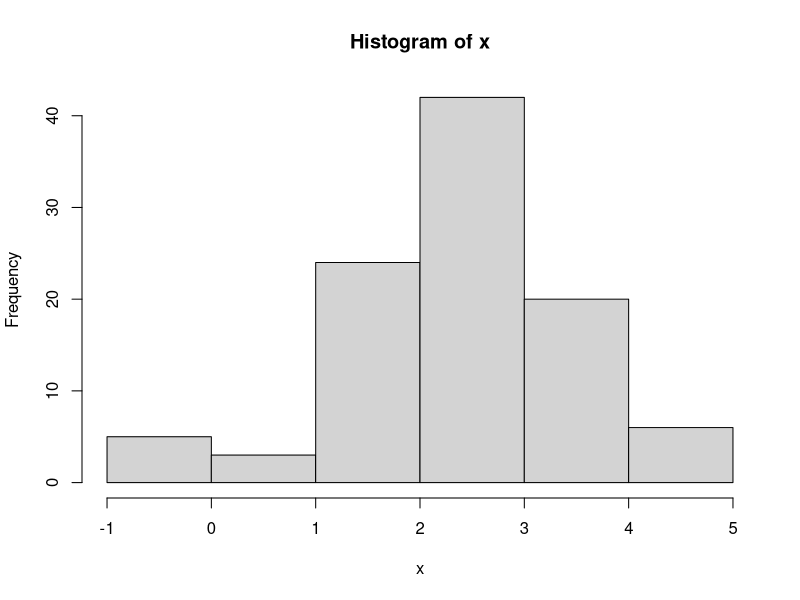
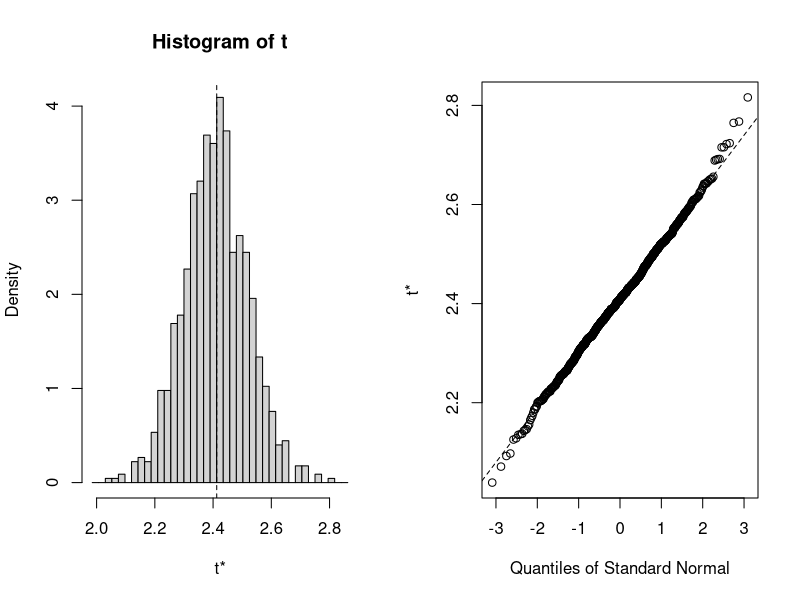
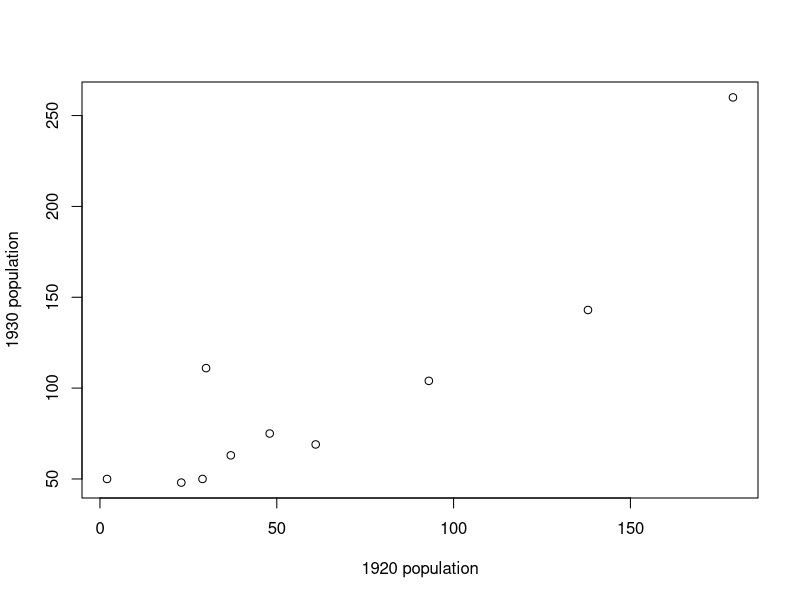

Write the R code that produced these figures, in order.

# lade R Standardbibliothek für Bootstrap Analysen
library("boot")

################################################
# erstes Beispiel: Normalverteilung
################################################

# true model
N = 100
x = rnorm(N, mean=2.34, sd=1.2)
hist(x)

#  Mittelwert
m = mean(x)  


#### Was is der Bias und die Varianz von m?

# Theorie: Bias = 0, Varianz = 1.2*1.2/100 = 0.0144 

#### Bootstrap Schätzung

statistic = function(d, w) mean(d[w])
x.boot <- boot(x, statistic, R = 999)
plot(x.boot)
print(x.boot)

# Bias 
mean(x.boot$t) - x.boot$t0

# Variance
var(x.boot$t)

# Konfidenzintervalle
# "norm" = theoretisches Interval unter Normalverteilungsannahme
boot.ci(x.boot, conf = c(0.90,0.95),
        type = c("norm","basic","perc","bca"))


################################################
# zweites Beispiel: Bevölkerungsgröße
################################################

data(city)

plot(city, xlab="1920 population", ylab="1930 population")

# Frage: Konfidenzintervall für Bevölkerungswachstum?

ratio <- function(d, w) sum(d$x * w)/sum(d$u * w)
city.boot <- boot(city, ratio, R = 999, stype = "w",sim = "ordinary")
boot.ci(city.boot, conf = c(0.90,0.95),
        type = c("norm","basic","perc","bca"))


